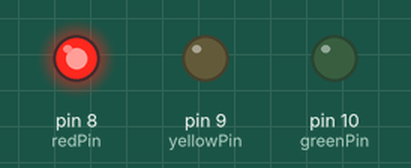
Simulated run of this sketch. Board: Arduino Uno, built with avr-gcc and run on an emulated ATmega328P. Parts: output pins drawn as LEDs (lit = HIGH).

Above: at 2.5 s.
At 5.5 s:
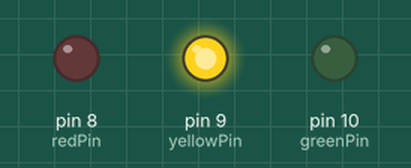
At 8.5 s:
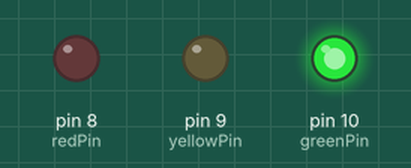
Timing chart, 0 to 15.6 s (numbered marks = the images above):
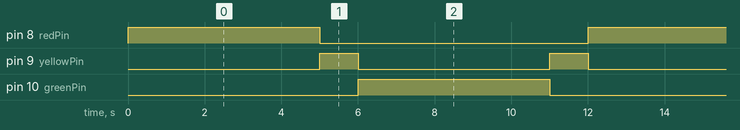

The sketch:

semaforos_led_blink.ino
```cpp
//Projeto de Semaforos
//Sistema Brasileiro de Semaforos
int ledDelay = 5000; //espera entre as alteracoes

int redPin = 8;
int yellowPin = 9;
int greenPin = 10;

void setup() {
  pinMode(redPin, OUTPUT);
  pinMode(yellowPin, OUTPUT);
  pinMode(greenPin, OUTPUT);
}
void loop() {
   digitalWrite(redPin, HIGH);
   delay(ledDelay);
   digitalWrite(redPin, LOW);
   digitalWrite(yellowPin, HIGH);
   delay(1000);
   digitalWrite(yellowPin, LOW);
   digitalWrite(greenPin, HIGH);
   delay(ledDelay);
   digitalWrite(greenPin, LOW);
   digitalWrite(yellowPin, HIGH);
   delay(1000);
   digitalWrite(yellowPin, LOW);
}
```

Measured:
- by itself, pin 8 (redPin), pin 10 (greenPin): alternates HIGH for 5.0 s and LOW for 7.0 s
- by itself, pin 9 (yellowPin): alternates HIGH for 1.0 s and LOW for 5.0 s
- by itself, everything shown: repeats every 12.0 s, in 5 steps
